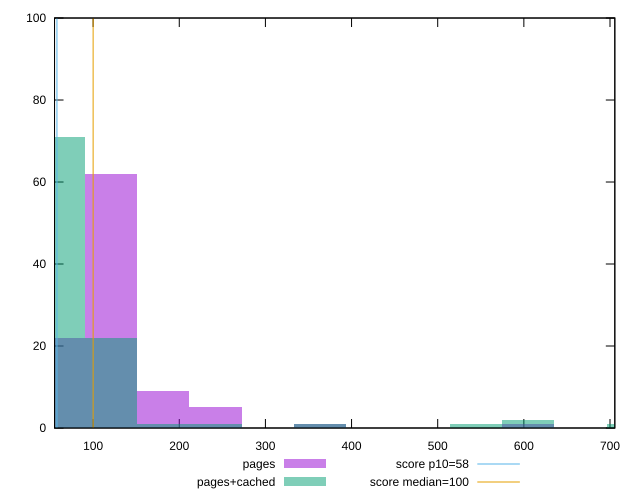

This figure's gnuplot source:
reset

$pages <<EOF
363.1080836093478 1
181.5540418046739 9
121.0360278697826 62
242.0720557395652 5
605.180139348913 1
60.5180139348913 22
EOF

$pagesCached <<EOF
121.0360278697826 22
60.5180139348913 71
726.2161672186955 1
544.6621254140217 1
605.180139348913 2
363.1080836093478 1
181.5540418046739 1
242.0720557395652 1
EOF

set key outside below
set boxwidth 60.5180139348913
set xrange [55.2:705.6]
set yrange [0:100]
set trange [0:100]
set style fill transparent solid 0.5 noborder

set parametric
set terminal svg size 640, 500 enhanced background rgb 'white'
set output "reprap/estimated-input-latency/comparison/histogram/0_vs_1.svg"

plot $pages title "pages" with boxes, \
     $pagesCached title "pages+cached" with boxes, \
     58,t title "score p10=58", \
     100,t title "score median=100"

reset
